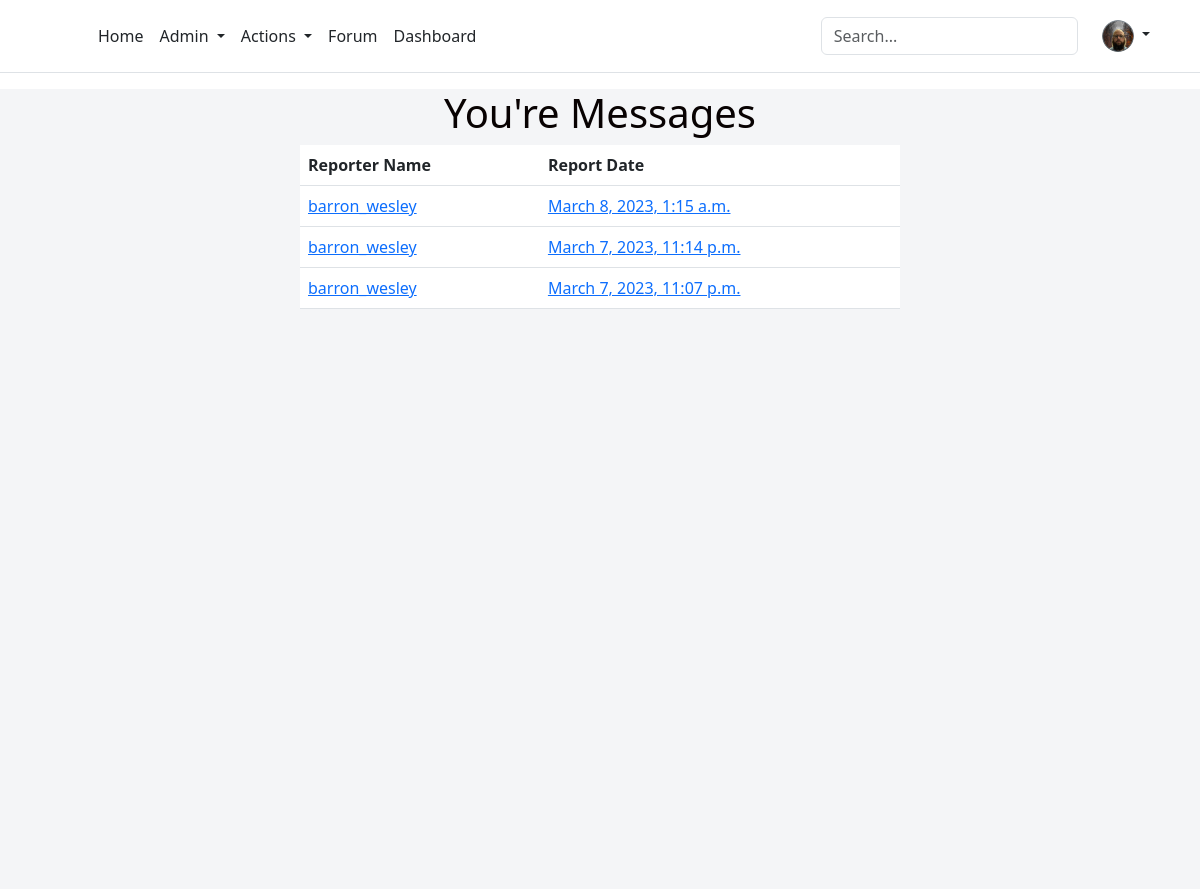
The page /my-messages-list/ (signed in) on the database its author committed.
### skmsapp/models.py (models this page shows, shortened)
class UserProfile(models.Model):
    user = models.OneToOneField(User, null=True, on_delete=models.CASCADE)
    type = models.CharField(max_length=255, choices= (('User','User'), ('Expert','Expert'), ('RiskManager','RiskManager')), default='User')
    userimage = models.ImageField(null=True, blank=True, upload_to="images/profile/")

class ReportReplyToSubmitter(models.Model):
    submitter = models.CharField(max_length=50, null=True)
    report_reply = models.TextField()
    reply_date = models.DateTimeField(auto_now_add=True)
    activity_date = models.DateTimeField(null=True)
    is_read = models.CharField(max_length=1)
    def __str__(self):
        return f'{self.submitter} - {self.activity_date}'

### skmsapp/views.py (the view)
# urls.py: path('my-messages-list/', views.submitterReportList, name='submitterReportList'),
@login_required
def submitterReportList(request):
    user = request.user
    post = ReportReplyToSubmitter.objects.filter(submitter=user)
    print(post)
    if user.is_authenticated:
            return render(request, "my-messages-list.html", {'post':post, 'user':user})
    else:
        messages.success(request, "You must be loged in to access your messages.")
        return redirect("home")

### skmsapp/templates/my-messages-list.html
{% extends "site-skeleton.html" %}
{% block body %}
<center>
<div style="width:50%;">
<h1 style="color:rgb(8, 2, 2)">You're Messages</h1>
<table class="table">
    <thead class="thead-dark" style="background-color: #14a44d; color: white;">
      <tr>
        <th scope="col">Reporter Name</th>
        <th scope="col">Report Date</th>
      </tr>
    </thead>
    <tbody>
    {% for i in post reversed %}
      <tr>
        <td><a href="/my-messages-read/{{i.id}}">{{i.submitter}}</a></td>
        {% load tz %}
        <td><a href="/my-messages-read/{{i.id}}">{{i.activity_date|timezone:"America/New_York"}}</a></td>
      </tr>
    {% endfor %}
    </tbody>
  </table>
</div>
{% endblock %}

### skmsapp/templates/site-skeleton.html (shortened to what this page needs)
<!DOCTYPE html>
<html lang="en">
<head>
    <link href="https://cdn.jsdelivr.net/npm/bootstrap@5.3.0-alpha1/dist/css/bootstrap.min.css" rel="stylesheet">
    <link rel="stylesheet" href="https://cdnjs.cloudflare.com/ajax/libs/font-awesome/6.0.0/css/all.min.css">
    <link rel="stylesheet" href="https://mdbcdn.b-cdn.net/wp-content/themes/mdbootstrap4/docs-app/css/dist/mdb5/standard/core.min.css">
    <link rel="stylesheet" id="roboto-subset.css-css" href="https://mdbcdn.b-cdn.net/wp-content/themes/mdbootstrap4/docs-app/css/mdb5/fonts/roboto-subset.css?ver=3.9.0-update.5" type="text/css" media="all">
    <link rel="stylesheet" href="https://cdnjs.cloudflare.com/ajax/libs/font-awesome/4.7.0/css/font-awesome.min.css">
</head>
<body>
<header class="p-3 mb-3 border-bottom">
  <div class="container">
    <div class="d-flex flex-wrap align-items-center justify-content-center justify-content-lg-start">
      <a href="/" class="d-flex align-items-center mb-2 mb-lg-0 text-dark text-decoration-none">
        <svg class="bi me-2" width="40" height="32" role="img" aria-label="Bootstrap"><use xlink:href="#bootstrap"></use></svg>
      </a>
      <ul class="nav col-12 col-lg-auto me-lg-auto mb-2 justify-content-center mb-md-0">
        <li><a href="{% url 'home' %}" class="nav-link px-2 link-dark">Home</a></li>
        {% if user.userprofile.type == "RiskManager" %}
        <li class="nav-item dropdown">
          <a class="nav-link px-2 link-dark dropdown-toggle" href="#" id="navbardrop" data-toggle="dropdown">
            Admin
          </a>
        </li>
        {% endif %}
        <li class="nav-item dropdown">
          {% if user.is_authenticated %}
          <a class="nav-link px-2 link-dark dropdown-toggle" href="#" id="navbardrop" data-toggle="dropdown">
            Actions
          </a>
        </li>
        <li><a href="{% url 'forum' %}" class="nav-link px-2 link-dark">Forum</a></li>
        <li><a href="{% url 'dashboard' %}" class="nav-link px-2 link-dark">Dashboard</a></li>
        {% endif %}
      </ul>
      <form class="col-12 col-lg-auto mb-3 mb-lg-0 me-lg-3" role="search">
        <input type="search" class="form-control" placeholder="Search..." aria-label="Search">
      </form>
      <div class="nav-item dropdown text-end">
        <a href="#" class="nav-link px-2 d-block link-dark text-decoration-none dropdown-toggle" data-bs-toggle="dropdown" aria-expanded="false" id="navbardrop" data-toggle="dropdown">
          {% if user.is_authenticated %}
            {% if user.userprofile.userimage == "" %}
              <img src="https://betterwaterquality.com/wp-content/uploads/2020/09/dummy-profile-pic-300x300-1-1.png" alt="mdo" width="32" height="32" class="rounded-circle">
            {% else %}
              <img src="{{ user.userprofile.userimage.url }}" alt="mdo" width="32" height="32" class="rounded-circle">
            {% endif %}
          {% else %}
          <img src="https://betterwaterquality.com/wp-content/uploads/2020/09/dummy-profile-pic-300x300-1-1.png" alt="mdo" width="32" height="32" class="rounded-circle">
          {% endif %}
        </a>
      </div>
    </div>
  </div>
</header>
<section class="vh-100" style="background-color: #f4f5f7;">
   {% block body %}
   {% endblock %}
  </section><link href="https://code.ionicframework.com/ionicons/2.0.1/css/ionicons.min.css" rel="stylesheet">
</body>
</html>

### rows shown on the page
ReportReplyToSubmitter: submitter "barron_wesley", activity_date "March 8, 2023, 1:15 a.m."
ReportReplyToSubmitter: submitter "barron_wesley", activity_date "March 7, 2023, 11:14 p.m."
ReportReplyToSubmitter: submitter "barron_wesley", activity_date "March 7, 2023, 11:07 p.m."
